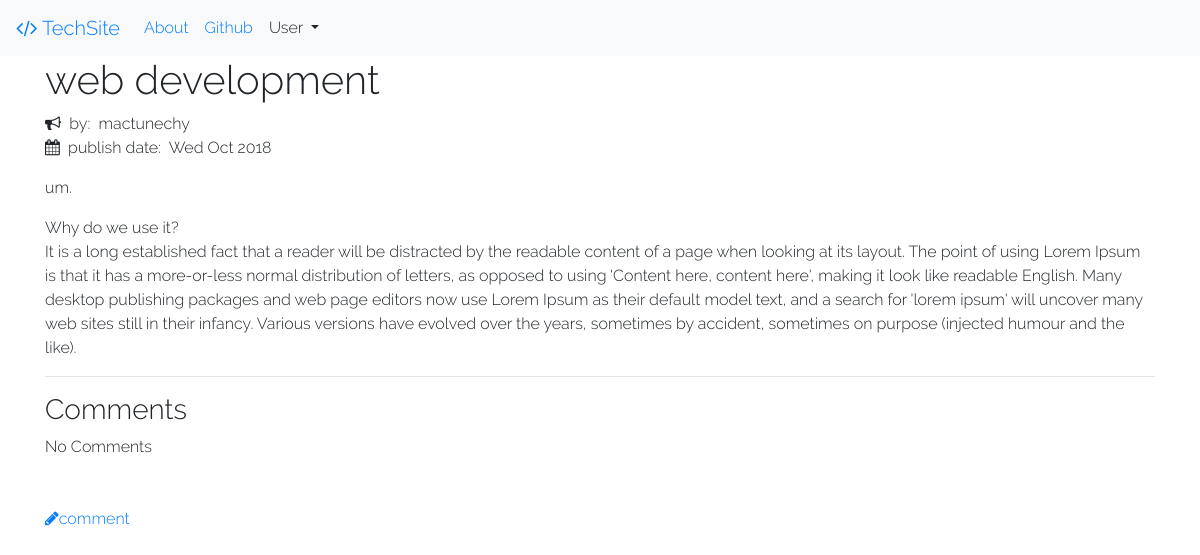
Screenshot of /post/3 with the database file from the repository.
### blog/models.py (models this page shows, shortened)
class Post(models.Model):
	author  =models.ForeignKey('auth.User', on_delete=models.PROTECT)
	title	  =models.CharField(max_length=200)
	text 	=models.TextField()
	category= models.CharField(max_length=100,default="None",blank=True)
	create_date	 = models.DateTimeField(default=timezone.now)
	published_date = models.DateTimeField(blank=True,null=True)
	likes = models.IntegerField(default = 0,blank=True)

### blog/views.py (the view)
# urls.py: path('post/<int:pk>',views.Post_detail.as_view(), name = 'post_detail'),
class Post_detail(DetailView):
	template_name = 'blog/post_detail.html'
	model = Post

### blog/templates/blog/post_detail.html (shortened to what this page needs)
{%extends 'base.html'%}
{% block content%}
<h1>{{post.title}}</h1>
<i class="fa fa-bullhorn"></i> &nbsp;by: &nbsp;{{post.author}}<br>
<i class="fa fa-calendar"></i>&nbsp; {% if post.published_date %}
publish date:&nbsp; {{post.published_date|date:"D M Y"}}
{% else %}
Create date : {{post.create_date|date:"D M Y"}}
<a class="btn btn-default" href="{% url 'post_publish' pk=post.pk %}"> Publish</a>
{% endif%}
<p class="postcontent">{{post.text|safe|linebreaks}}</p>
<hr>
<div class=""> <h3>Comments</h3></div>
{% for comment in post.comments.all %}
<div class="postcomment">
	by:{{comment.author}}<br>
	<p>
		{{comment.text|safe|linebreaks}}
	</p>
	<hr>
	{% if user.is_authenticated %}
		{% if not comment.approve_comment %}
		<a class="btn bt-default" href="{% url 'comment_approve' pk=comment.pk %}"> <i class="fa fa-check-square"></i> approve</a>
		{% endif %}
<a class="btn bt-default" href="{% url 'comment_remove' pk=comment.pk %}"><i class="fa fa-remove">delete</i></a>
	{% endif %}
	{% empty %}
	<p>No Comments</p>
</div>
{% endfor%}
{% if post.published_date %}
<div class="container">
<a href="{% url 'add_comment_to_post' pk=post.pk %}"><i class="fa fa-pencil"></i>comment</a>
</div>
{% endif %}
{% endblock %}

### blog/static/css/style.css (style rules this page uses)
body { font-family:rale; filter:hue-rotate(0deg); color:linear-gradient(45deg,#0f8,#08f); animation:hue 10000ms infinite linear; }

### rows the page displays
Post: title "web development", author "mactunechy", published_date "Wed Oct 2018", text "um. Why do we use it? It is a long established fact that a reader will be distracted by the readable content of a page when looking at its layout. The point of using Lorem Ipsum is that it has a more-or-less normal distribution of letters, as opposed to using 'Content here, content here', making it look like readable English. Many desktop publishing packages and web page editors now use Lorem Ipsum as their default model text, and a search for 'lorem ipsum' will uncover many web sites still in their infancy. Various versions have evolved over the years, sometimes by accident, sometimes on purpose (injected humour and the like)."
